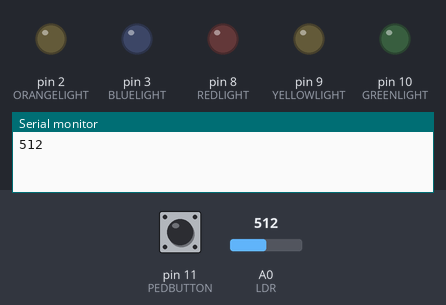
Simulated run of this sketch. Board: Arduino Uno, built with avr-gcc and run on an emulated ATmega328P. Parts: output pins drawn as LEDs (lit = HIGH), the last lines printed to the serial monitor. The test bench sets the inputs (shaded band); at power-on: pin 11 (PEDBUTTON) LOW, A0 (LDR) = 512.

Above: at 0.5 s.
At 8.5 s:
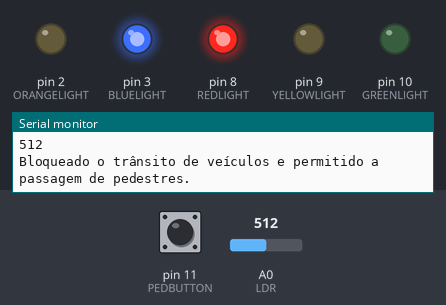
At 21.0 s:
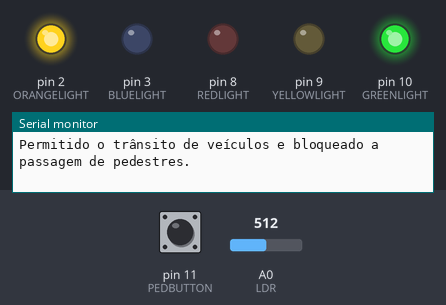
At 27.5 s:
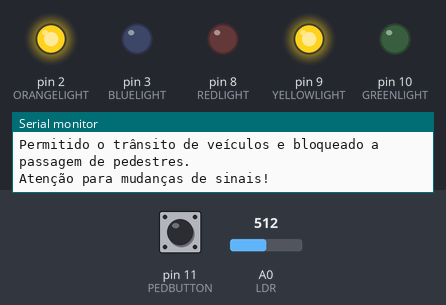
Timing chart, 0 to 36.4 s (numbered marks = the images above):
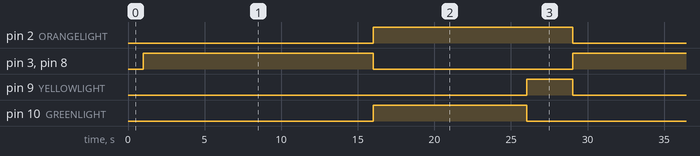

The sketch:

trafficLight.ino
```cpp
// Traffic Light Arduino Project by David Bertolino Jurek

#define LDR            A0

#define ORANGELIGHT     2
#define BLUELIGHT       3
#define REDLIGHT        8
#define YELLOWLIGHT     9
#define GREENLIGHT      10
#define PEDBUTTON       11

int valueLDR = 0;
bool light = false;
int pressed;

void setup() {
  pinMode(LDR, INPUT);
  pinMode(ORANGELIGHT, OUTPUT);
  pinMode(BLUELIGHT, OUTPUT);
  pinMode(REDLIGHT, OUTPUT);
  pinMode(YELLOWLIGHT, OUTPUT);
  pinMode(GREENLIGHT, OUTPUT);
  pinMode(PEDBUTTON, INPUT);
  Serial.begin(9600);
}

void stopWalker(){
  digitalWrite(BLUELIGHT, LOW);
  digitalWrite(ORANGELIGHT, HIGH);
}

void goWalker(){
  digitalWrite(BLUELIGHT, HIGH);
  digitalWrite(ORANGELIGHT, LOW);
}

void stopVehicle(int timer){
  digitalWrite(REDLIGHT, HIGH);
  digitalWrite(YELLOWLIGHT, LOW);
  digitalWrite(GREENLIGHT, LOW);
  goWalker();
  Serial.println("Bloqueado o trânsito de veículos e permitido a passagem de pedestres.");
  delay(timer*1000);
}

void waitVehicle(int timer){
  digitalWrite(REDLIGHT, LOW);
  digitalWrite(YELLOWLIGHT, HIGH);
  digitalWrite(GREENLIGHT, LOW);
  Serial.println("Atenção para mudanças de sinais!");
  delay(timer*1000);
}

void goVehicle(int timer){
  digitalWrite(REDLIGHT, LOW);
  digitalWrite(YELLOWLIGHT, LOW);
  digitalWrite(GREENLIGHT, HIGH);
  stopWalker();
  Serial.println("Permitido o trânsito de veículos e bloqueado a passagem de pedestres.");
  delay(timer*1000);
}

void stopTrafficLight(){
  digitalWrite(REDLIGHT, LOW);
  digitalWrite(YELLOWLIGHT, HIGH);
  digitalWrite(GREENLIGHT, LOW);
  digitalWrite(BLUELIGHT, LOW);
  digitalWrite(ORANGELIGHT, LOW);
  delay(1000);
  digitalWrite(YELLOWLIGHT, LOW);
}

void loop() {
  Serial.println(analogRead(LDR));
  delay(1000);

  pressed = digitalRead(PEDBUTTON);

  if(pressed == HIGH){
    goWalker();
    delay(15 * 1000);
    stopWalker();
    delay(2 * 1000);
  }
  else if(analogRead(LDR) < 500){
      stopTrafficLight();
  }
  else if(analogRead(LDR) >= 500) {
      stopVehicle(15);
      goVehicle(10);
      waitVehicle(2);
  }
}
```

Measured:
- by itself, pin 2 (ORANGELIGHT): alternates HIGH for 13.0 s and LOW for 15.0 s
- by itself, pin 3 (BLUELIGHT), pin 8 (REDLIGHT): alternates HIGH for 15.0 s and LOW for 13.0 s
- by itself, pin 9 (YELLOWLIGHT): alternates HIGH for 3.0 s and LOW for 25.0 s
- by itself, pin 10 (GREENLIGHT): alternates HIGH for 10.0 s and LOW for 18.0 s
